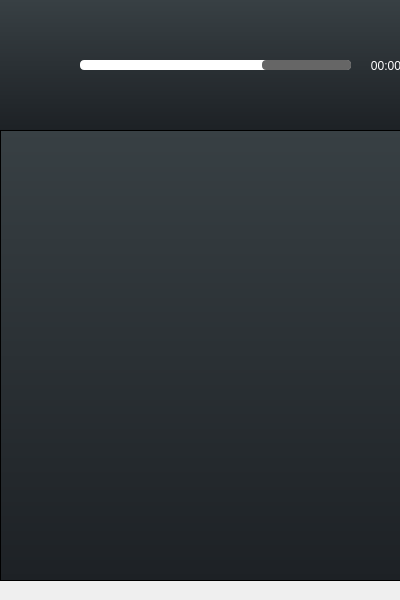
<?xml version="1.0" encoding="UTF-8"?>
<ui version="4.0">
 <class>MainWindow</class>
 <widget class="QMainWindow" name="MainWindow">
  <property name="geometry">
   <rect>
    <x>0</x>
    <y>0</y>
    <width>400</width>
    <height>600</height>
   </rect>
  </property>
  <property name="windowTitle">
   <string>FreeMp</string>
  </property>
  <widget class="QWidget" name="centralwidget">
   <widget class="QLabel" name="label">
    <property name="geometry">
     <rect>
      <x>0</x>
      <y>0</y>
      <width>81</width>
      <height>81</height>
     </rect>
    </property>
    <property name="text">
     <string/>
    </property>
    <property name="pixmap">
     <pixmap resource="resources.qrc">:/img/freemp.png</pixmap>
    </property>
    <property name="scaledContents">
     <bool>true</bool>
    </property>
    <property name="alignment">
     <set>Qt::AlignCenter</set>
    </property>
    <property name="margin">
     <number>5</number>
    </property>
   </widget>
   <widget class="QWidget" name="verticalLayoutWidget">
    <property name="geometry">
     <rect>
      <x>80</x>
      <y>0</y>
      <width>321</width>
      <height>79</height>
     </rect>
    </property>
    <layout class="QVBoxLayout" name="verticalLayout_2">
     <property name="spacing">
      <number>0</number>
     </property>
     <property name="topMargin">
      <number>0</number>
     </property>
     <item>
      <widget class="QLabel" name="label_artist">
       <property name="font">
        <font>
         <pointsize>12</pointsize>
        </font>
       </property>
       <property name="styleSheet">
        <string notr="true">color:rgb(255,195,50)</string>
       </property>
       <property name="text">
        <string/>
       </property>
      </widget>
     </item>
     <item>
      <widget class="QLabel" name="label_title">
       <property name="styleSheet">
        <string notr="true">color:rgb(255, 255, 255)</string>
       </property>
       <property name="text">
        <string/>
       </property>
      </widget>
     </item>
     <item>
      <layout class="QHBoxLayout" name="horizontalLayout_2">
       <item>
        <widget class="QSlider" name="horizontalSlider">
         <property name="enabled">
          <bool>true</bool>
         </property>
         <property name="styleSheet">
          <string notr="true">QSlider::groove:horizontal {
border: 0px solid #bbb;
background: white;
height: 10px;
border-radius: 4px;
}

QSlider::sub-page:horizontal {
background: qlineargradient(x1: 0, y1: 0,    x2: 0, y2: 1,
    stop: 0 #ffc332, stop: 1 #e5af2d);
background: qlineargradient(x1: 0, y1: 0.2, x2: 1, y2: 1,
    stop: 0 #e5af2d, stop: 1 #ffc946);
border: 0px solid #333;
height: 10px;
border-radius: 4px;
}

QSlider::add-page:horizontal {
background: #99000000;
border: 0px solid #777;
height: 10px;
border-radius: 4px;
}

QSlider::handle:horizontal {
background: qlineargradient(x1:0, y1:0, x2:1, y2:1,
    stop:0 #eee, stop:1 #ccc);
border: 0px solid #777;
width: 13px;
margin-top: -2px;
margin-bottom: -2px;
border-radius: 4px;
}

QSlider::handle:horizontal:hover {
background: qlineargradient(x1:0, y1:0, x2:1, y2:1,
    stop:0 #fff, stop:1 #ddd);
border: 1px solid #444;
border-radius: 4px;
}

QSlider::sub-page:horizontal:disabled {
background: #bbb;
border-color: #999;
}

QSlider::add-page:horizontal:disabled {
background: #eee;
border-color: #999;
}

QSlider::handle:horizontal:disabled {
background: #eee;
border: 1px solid #aaa;
border-radius: 4px;
}
</string>
         </property>
         <property name="value">
          <number>67</number>
         </property>
         <property name="orientation">
          <enum>Qt::Horizontal</enum>
         </property>
        </widget>
       </item>
       <item>
        <widget class="QLabel" name="label_duration">
         <property name="minimumSize">
          <size>
           <width>50</width>
           <height>0</height>
          </size>
         </property>
         <property name="maximumSize">
          <size>
           <width>50</width>
           <height>16777215</height>
          </size>
         </property>
         <property name="layoutDirection">
          <enum>Qt::LeftToRight</enum>
         </property>
         <property name="styleSheet">
          <string notr="true">color:rgb(255, 255, 255)</string>
         </property>
         <property name="text">
          <string>00:00</string>
         </property>
         <property name="alignment">
          <set>Qt::AlignRight|Qt::AlignTrailing|Qt::AlignVCenter</set>
         </property>
         <property name="margin">
          <number>5</number>
         </property>
        </widget>
       </item>
      </layout>
     </item>
    </layout>
   </widget>
   <widget class="QLabel" name="label_bgr">
    <property name="geometry">
     <rect>
      <x>0</x>
      <y>0</y>
      <width>401</width>
      <height>131</height>
     </rect>
    </property>
    <property name="styleSheet">
     <string notr="true">background-color : qlineargradient(spread:pad, x1:0, y1:0, x2:0, y2:1, stop:0 rgba(56, 64, 68, 255), stop:1 rgba(29, 33, 37, 255))</string>
    </property>
    <property name="text">
     <string/>
    </property>
   </widget>
   <widget class="QWidget" name="horizontalLayoutWidget">
    <property name="geometry">
     <rect>
      <x>0</x>
      <y>80</y>
      <width>401</width>
      <height>52</height>
     </rect>
    </property>
    <layout class="QHBoxLayout" name="horizontalLayout_3">
     <item>
      <widget class="QPushButton" name="pushButton_shuffle">
       <property name="maximumSize">
        <size>
         <width>40</width>
         <height>40</height>
        </size>
       </property>
       <property name="text">
        <string/>
       </property>
       <property name="icon">
        <iconset resource="resources.qrc">
         <normaloff>:/img/btn_shuffle_off.png</normaloff>:/img/btn_shuffle_off.png</iconset>
       </property>
       <property name="iconSize">
        <size>
         <width>40</width>
         <height>40</height>
        </size>
       </property>
       <property name="flat">
        <bool>true</bool>
       </property>
      </widget>
     </item>
     <item>
      <widget class="QPushButton" name="pushButton_prev">
       <property name="maximumSize">
        <size>
         <width>40</width>
         <height>40</height>
        </size>
       </property>
       <property name="text">
        <string/>
       </property>
       <property name="icon">
        <iconset resource="resources.qrc">
         <normaloff>:/img/btn_previous.png</normaloff>:/img/btn_previous.png</iconset>
       </property>
       <property name="iconSize">
        <size>
         <width>40</width>
         <height>40</height>
        </size>
       </property>
       <property name="flat">
        <bool>true</bool>
       </property>
      </widget>
     </item>
     <item>
      <widget class="QPushButton" name="pushButton_play">
       <property name="maximumSize">
        <size>
         <width>40</width>
         <height>40</height>
        </size>
       </property>
       <property name="text">
        <string/>
       </property>
       <property name="icon">
        <iconset resource="resources.qrc">
         <normaloff>:/img/btn_play.png</normaloff>:/img/btn_play.png</iconset>
       </property>
       <property name="iconSize">
        <size>
         <width>40</width>
         <height>40</height>
        </size>
       </property>
       <property name="flat">
        <bool>true</bool>
       </property>
       <attribute name="buttonGroup">
        <string notr="true">buttonGroup</string>
       </attribute>
      </widget>
     </item>
     <item>
      <widget class="QPushButton" name="pushButton_next">
       <property name="maximumSize">
        <size>
         <width>40</width>
         <height>40</height>
        </size>
       </property>
       <property name="text">
        <string/>
       </property>
       <property name="icon">
        <iconset resource="resources.qrc">
         <normaloff>:/img/btn_next.png</normaloff>:/img/btn_next.png</iconset>
       </property>
       <property name="iconSize">
        <size>
         <width>40</width>
         <height>40</height>
        </size>
       </property>
       <property name="flat">
        <bool>true</bool>
       </property>
       <attribute name="buttonGroup">
        <string notr="true">buttonGroup</string>
       </attribute>
      </widget>
     </item>
     <item>
      <widget class="QPushButton" name="pushButton_repeat">
       <property name="maximumSize">
        <size>
         <width>40</width>
         <height>40</height>
        </size>
       </property>
       <property name="text">
        <string/>
       </property>
       <property name="icon">
        <iconset resource="resources.qrc">
         <normaloff>:/img/btn_repeat_off.png</normaloff>:/img/btn_repeat_off.png</iconset>
       </property>
       <property name="iconSize">
        <size>
         <width>40</width>
         <height>40</height>
        </size>
       </property>
       <property name="flat">
        <bool>true</bool>
       </property>
      </widget>
     </item>
    </layout>
   </widget>
   <widget class="Line" name="line">
    <property name="geometry">
     <rect>
      <x>0</x>
      <y>120</y>
      <width>401</width>
      <height>31</height>
     </rect>
    </property>
    <property name="styleSheet">
     <string notr="true">color : rgba(2, 2, 2, 255)</string>
    </property>
    <property name="orientation">
     <enum>Qt::Horizontal</enum>
    </property>
   </widget>
   <widget class="QListView" name="listView">
    <property name="geometry">
     <rect>
      <x>0</x>
      <y>130</y>
      <width>401</width>
      <height>451</height>
     </rect>
    </property>
    <property name="styleSheet">
     <string notr="true">QListView {
background-color:
qlineargradient(spread:pad, x1:0, y1:0, x2:0, y2:1, stop:0 rgba(56, 64, 68, 255), stop:1 rgba(29, 33, 37, 255))
}
QScrollBar {
     border: none;
     background: #494949;
     height: 6px;
     width: 6px;
     margin: 0px;
}

QScrollBar::handle {
     background: #DBDBDB;
     min-width: 20px;
     min-height: 20px;
}

 QScrollBar::add-line,  QScrollBar::sub-line {
     background: none;
     border: none;
}

 QScrollBar::add-page, QScrollBar::sub-page {
     background: none;
}
</string>
    </property>
    <property name="dragDropOverwriteMode">
     <bool>false</bool>
    </property>
    <property name="dragDropMode">
     <enum>QAbstractItemView::NoDragDrop</enum>
    </property>
    <property name="defaultDropAction">
     <enum>Qt::IgnoreAction</enum>
    </property>
   </widget>
   <zorder>label_bgr</zorder>
   <zorder>label</zorder>
   <zorder>verticalLayoutWidget</zorder>
   <zorder>horizontalLayoutWidget</zorder>
   <zorder>line</zorder>
   <zorder>listView</zorder>
  </widget>
  <widget class="QMenuBar" name="menubar">
   <property name="enabled">
    <bool>true</bool>
   </property>
   <property name="geometry">
    <rect>
     <x>0</x>
     <y>0</y>
     <width>400</width>
     <height>22</height>
    </rect>
   </property>
   <property name="defaultUp">
    <bool>false</bool>
   </property>
  </widget>
 </widget>
 <resources>
  <include location="resources.qrc"/>
 </resources>
 <connections/>
 <buttongroups>
  <buttongroup name="buttonGroup"/>
 </buttongroups>
</ui>
